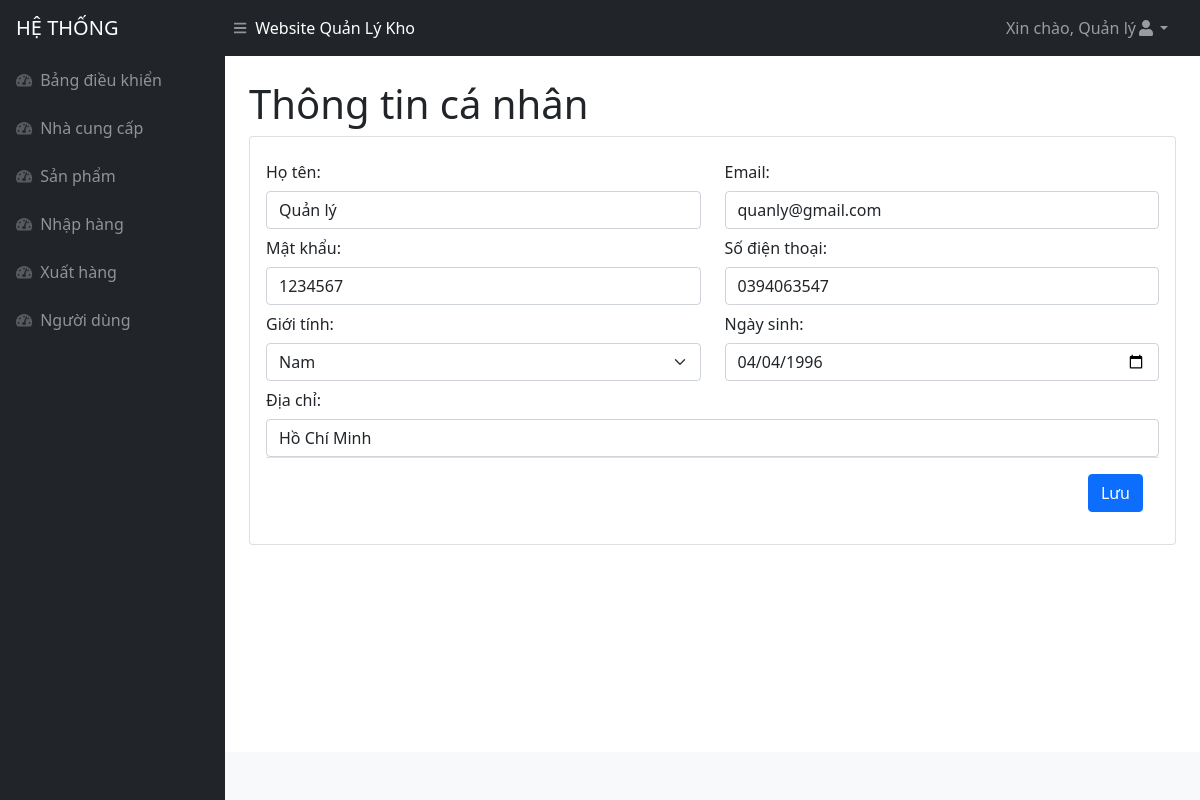
Before: /thongtin.php (signed in) with the older database file.
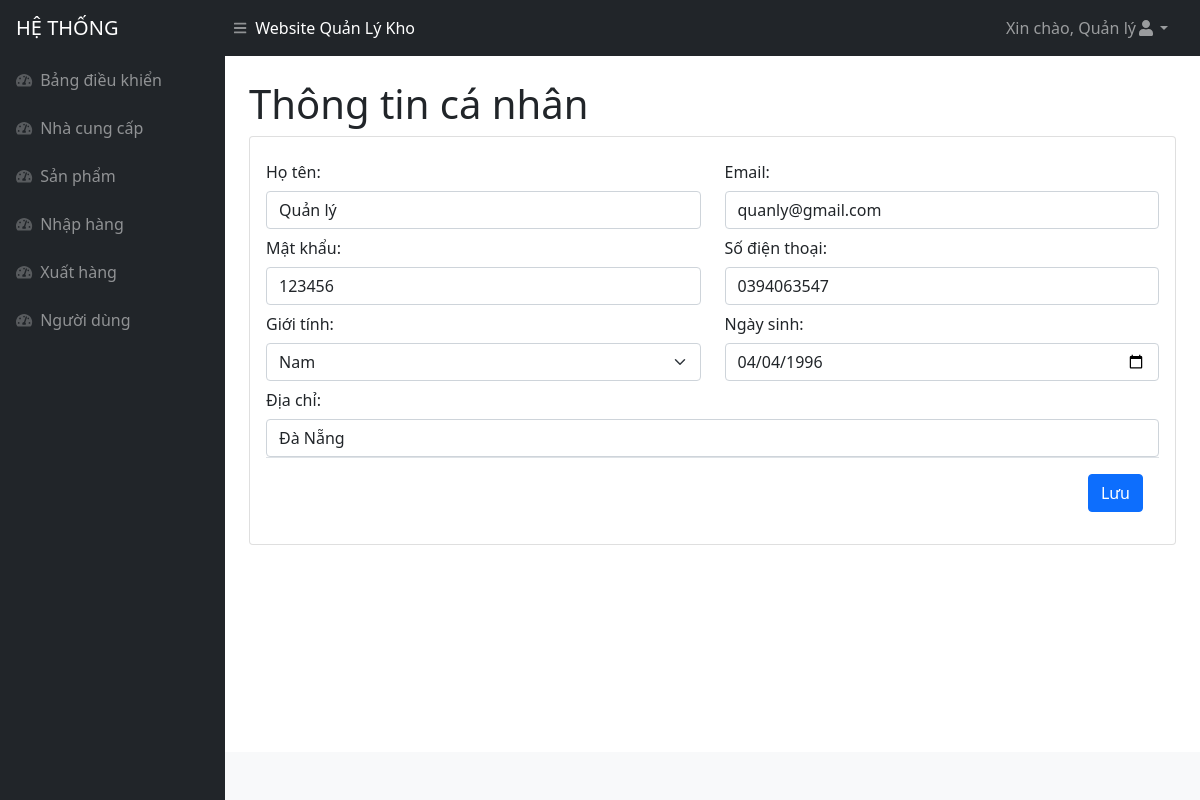
After: the same page with the newer database file.
### tables this page shows
CREATE TABLE `nguoidung` (
  `id` int(11) NOT NULL,
  `hoten` varchar(500) NOT NULL,
  `email` varchar(500) NOT NULL,
  `matkhau` varchar(500) NOT NULL,
  `sodienthoai` varchar(250) NOT NULL,
  `ngaysinh` varchar(250) NOT NULL,
  `gioitinh` varchar(250) NOT NULL,
  `diachi` varchar(1000) NOT NULL,
  `quyen_id` int(11) NOT NULL
);

### thongtin.php (the view, shortened to what the changed rows need)
<!DOCTYPE html>
<html lang="en">
<head>
<?php include('inc/head.php')?>
</head>
<body class="sb-nav-fixed">
<?php include('inc/header.php')?>
    <div id="layoutSidenav">
    <?php if(isset($_SESSION['id'])){
                $id = $_SESSION['id'];
                $query = "SELECT * FROM nguoidung WHERE id ='{$id}'";
                $result = mysqli_query($connect, $query);
                $arUser = mysqli_fetch_array($result, MYSQLI_ASSOC);
            } ?>
        <div id="layoutSidenav_content">
            <main>
                <div class="container-fluid px-4">
                    <h1 class="mt-4">Thông tin cá nhân</h1>
                    <div class="card mb-4">
                        <div class="card-body">
                        <form action="function.php" method="POST" >
                                                        <div class="col">
                                                        <div class="row">
                                                        <div class="col-6">
                                                            <label for="category-film"
                                                                class="col-form-label">Họ tên:</label>
                                                                <input type="text" class="form-control" value="<?php echo $arUser["hoten"] ?>" id="category-film" name="hoten" required>
                                                        </div>
                                                        <div class="col-6">
                                                            <label for="category-film"
                                                                class="col-form-label">Email:</label>
                                                                <input type="text" class="form-control" value="<?php echo $arUser["email"] ?>" id="category-film" name="email" required>
                                                        </div>
                                                        </div>
                                                        <div class="row">
                                                        <div class="col-6">
                                                            <label for="category-film"
                                                                class="col-form-label">Mật khẩu:</label>
                                                                <input type="text" class="form-control" id="category-film" value="<?php echo $arUser["matkhau"] ?>" name="matkhau" required>
                                                        </div>
                                                        <div class="col-6">
                                                            <label for="category-film"
                                                                class="col-form-label">Số điện thoại:</label>
                                                                <input type="text" class="form-control" id="category-film" value="<?php echo $arUser["sodienthoai"] ?>" name="sdt" required>
                                                        </div>
                                                        </div>
                                                        <div class="row">
                                                        <div class="col-6">
                                                            <label for="category-film"
                                                                class="col-form-label">Giới tính:</label>
                                                                <select class="form-select" aria-label="Default select example" name="gioitinh" required>
                                                                    <?php if($arUser["gioitinh"] == "Nam"){ ?>
                                                                    <option value="Nam" selected>Nam</option>
                                                                    <?php }else{?>
                                                                        <option value="Nam" >Nam</option>
                                                                    <option value="Nữ" selected>Nữ</option>
                                                                    <?php } ?>
                                                                </select>
                                                        </div>
                                                        <div class="col-6">
                                                            <label for="category-film"
                                                                class="col-form-label">Ngày sinh:</label>
                                                                <input type="date" class="form-control" id="category-film" name="ngaysinh" value="<?php echo $arUser["ngaysinh"] ?>" required>
                                                        </div>
                                                        </div>
                                                        <div class="row">
                                                        <div class="col-12">
                                                            <label for="category-film"
                                                                class="col-form-label">Địa chỉ:</label>
                                                                <input type="text" class="form-control" id="category-film" name="diachi" value="<?php echo $arUser["diachi"] ?>" required>
                                                        </div>
                                                        </div>
                                                    </div>
                                                    </form>
                        </div>
                    </div>
                </div>
            </main>
        </div>
    </div>
</body>
</html>

### inc/header.php (shortened to what the changed rows need)
<?php include('inc/connect.php'); ?>
<nav class="sb-topnav navbar navbar-expand navbar-dark bg-dark">
        <ul class="navbar-nav ms-auto ms-md-0 me-3 me-lg-4">
            <li class="nav-item dropdown">
               <?php
               $id = $_SESSION['id'];
               $querylm = mysqli_query($connect, "SELECT * FROM nguoidung WHERE `id`='{$id}'");
               $row = mysqli_fetch_array($querylm);
               $ten = $row['hoten'];
               ?>
                <a class="nav-link dropdown-toggle" id="navbarDropdown" href="#" role="button" data-bs-toggle="dropdown"
                    aria-expanded="false">Xin chào, <?php echo $ten; ?><i class="fas fa-user fa-fw"></i></a>
            </li>
        </ul>
    </nav>

Changed rows visible on the page:
changed nguoidung "Quản lý": matkhau "1234567" → "123456"; diachi "Hồ Chí Minh" → "Đà Nẵng"
